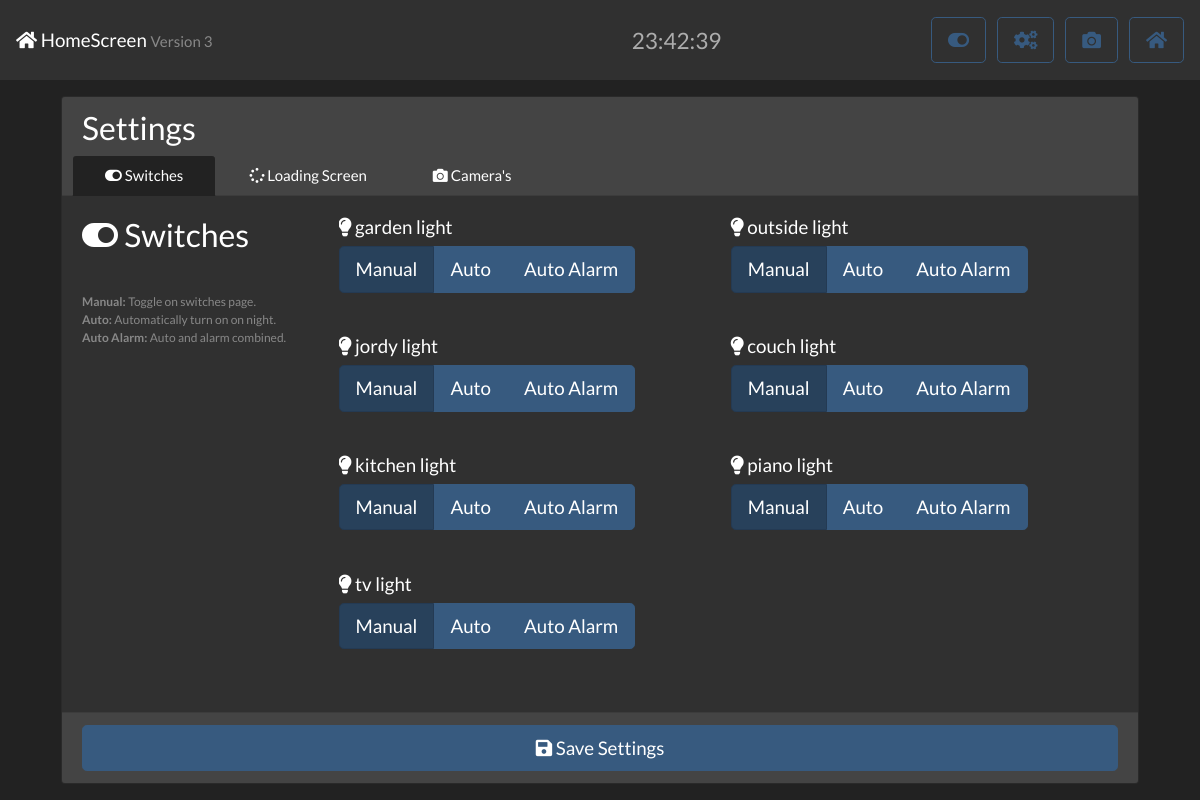
The page /settings.php on the database its author committed.
### tables this page shows
CREATE TABLE switches (
  location VARCHAR(30),
  type VARCHAR(30),
  status BIT,
  value VARCHAR(10),
  on_code SMALLINT,
  off_code SMALLINT
);

### settings.php (the view, shortened to what this page needs)
<?php include "templates/header.php"; ?>
    <main class="container">
        <form method="POST" action="saveSettings.php" class="card">
            <div class="card-header"><h3>Settings</h3>
                <ul class="nav nav-tabs card-header-tabs" id="settings-list" role="tablist">
                    <li class="nav-item">
                        <a class="nav-link active" href="#lights" role="tab" aria-controls="description" aria-selected="true"><i class="fas fa-toggle-on"></i> Switches</a>
                    </li>
                    <li class="nav-item">
                        <a class="nav-link"  href="#loading_screen" role="tab" aria-controls="history" aria-selected="false"><i class="fas fa-spinner"></i> Loading Screen</a>
                    </li>
                    <li class="nav-item">
                        <a class="nav-link" href="#cams" role="tab" aria-controls="deals" aria-selected="false"><i class="fas fa-camera"></i> Camera's</a>
                    </li>
                </ul>
            </div>
            <div class="card-body">
                <div class="tab-content h-100">
                    <div class="tab-pane active h-100" id="lights" role="tabpanel">
                        <div class="form-row h-100">
                            <div class="col-3 h-100">
                                <h3 class="card-title"><i class="fas fa-toggle-on"></i> Switches</h3>
                                <br>
                                <small class="form-text text-muted">
                                    <b>Manual: </b>Toggle on switches page.<br>
                                    <b>Auto: </b>Automatically turn on on night.<br>
                                    <b>Auto Alarm: </b>Auto and alarm combined.<br>
                                </small>
                            </div>
                            <div class="col h-100 d-flex flex-wrap overflow-auto">
                                <?php
                                $sql = "SELECT * FROM switches";
                                $sth = $db->prepare($sql);
                                $sth->execute();
                                while ($row = $sth->fetch()) {
                                        echo '
                                            <div class="form-group mr-auto">
                                            <h5>' . (($row["type"] == "light")?'<i class="fas fa-lightbulb"></i> ':"") . $row["location"] . " " . $row["type"] . '</h5>
                                            <div class="btn-group btn-group-toggle" data-toggle="buttons">
                                            <label class="btn btn-lg btn-primary' . (($row["value"] == "manual")?' active':"") . '">
                                            <input type="radio" name="' . $row["location"] . '"' . (($row["value"] == "manual")?' checked="" ':"") . 'value="manual" autocomplete="off"> Manual
                                            </label>
                                            <label class="btn btn-lg btn-primary' . (($row["value"] == "auto")?' active':"") . '">
                                            <input type="radio" name="' . $row["location"] . '"' . (($row["value"] == "auto")?' checked="" ':"") . 'value="auto" autocomplete="off"> Auto
                                            </label>
                                            <label class="btn btn-lg btn-primary' . (($row["value"] == "auto_alarm")?' active':"") . '">
                                            <input type="radio" name="' . $row["location"] . '"' . (($row["value"] == "auto_alarm")?' checked="" ':"") . 'value="auto_alarm" autocomplete="off"> Auto Alarm
                                            </label></div></div>';
                                    }
                                ?>
                            </div>
                        </div>
                    </div>
                </div>
            </div>
            <div class="card-footer">
                <button type="submit" class="btn btn-block btn-lg btn-primary"><i class="fas fa-save"></i> Save Settings</button>
            </div>
        </form>
    </main>
</body>
</html>

### templates/header.php (shortened to what this page needs)
<!DOCTYPE html>
<html lang="en">
<head>
    <link rel="stylesheet" href="css/bootstrap.min.css">
    <link rel="stylesheet" href="css/bootstrap-select.css">
    <link rel="stylesheet" href="https://use.fontawesome.com/releases/v5.7.0/css/all.css"
>
</head>
<body id="body" class="overflow-hidden" style="padding-top: 10vh;">
    <?php if (!strpos($_SERVER['PHP_SELF'], 'alarm.php') && !strpos($_SERVER['PHP_SELF'], 'arm.php') && !strpos($_SERVER['PHP_SELF'], 'unarm.php')) { ?>
        <header>
            <nav style="height: 10vh;" class="navbar fixed-top navbar-expand-lg navbar-dark bg-dark justify-content-between overflow-hidden">
                <h3><a href="index.php" class="navbar-brand"><i class="fas fa-home"></i> HomeScreen <small class="text-muted">Version 3</small></a></h3>
                <div id="clock" class="navbar-text h4 m-0"></div>
                <div>
                    <a role="button" href="switches.php" class="btn btn-outline-primary btn-lg ml-2"><i class="fas fa-toggle-on"></i></a>
                    <a role="button" href="settings.php" class="btn btn-outline-primary btn-lg ml-2"><i class="fas fa-cogs"></i></a>
                    <a role="button" href="cams.php" class="btn btn-outline-primary btn-lg ml-2"><i class="fas fa-camera"></i></a>
                    <a role="button" href="index.php" class="btn btn-outline-primary btn-lg ml-2"><i class="fas fa-home"></i></a>
                </div>
            </nav>
        </header>
    <?php } ?>

### rows shown on the page
switches: location "garden", type "light"
switches: location "outside", type "light"
switches: location "jordy", type "light"
switches: location "couch", type "light"
switches: location "kitchen", type "light"
switches: location "piano", type "light"
switches: location "tv", type "light"
